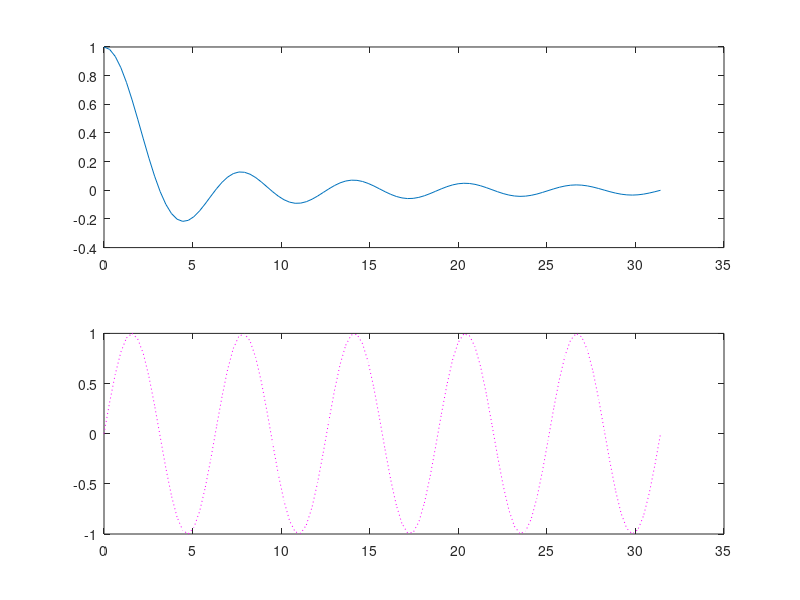

Reproduce this figure in MATLAB.
x = linspace(1e-4,10*pi); 
y = sin(x)./x; 
subplot(2,1,1); 
plot(x,y); 
x1 = linspace(0,10*pi); 
y1 = sin(x1); 
subplot(2,1,2);
plot(x1,y1,':m');